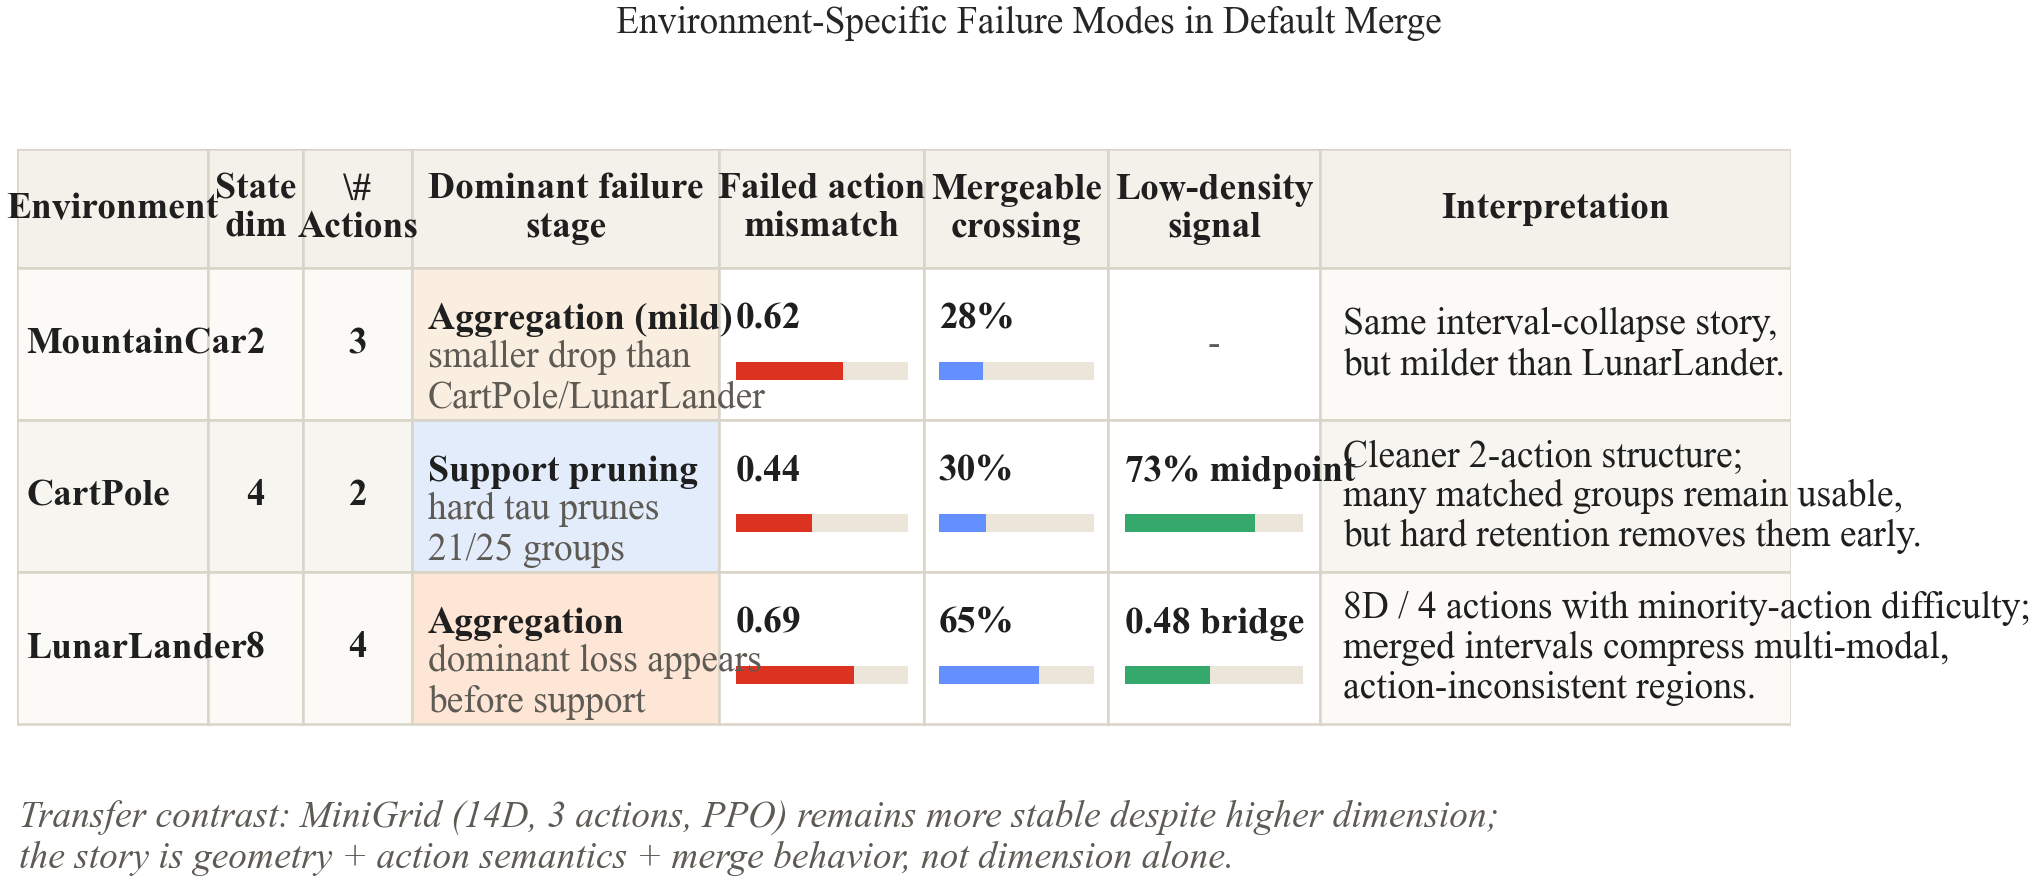

Python code for this plot:
#!/usr/bin/env python
"""Environment-specific failure modes.

Intended caption/message:
Failure mode differs by environment because policy geometry, action-space
structure, minority-action difficulty, low-density separation, and the merge
heuristic interact differently; raw state dimension alone is not enough.
"""
import sys, os
sys.path.insert(0, os.path.dirname(os.path.dirname(os.path.abspath(__file__))))

import matplotlib.pyplot as plt
from matplotlib.patches import Rectangle

from figures._style import COL2, apply_style, load_results, savefig


HEADER_BG = "#F4F1EA"
ROW_BG = "#FBFAF7"
ALT_ROW_BG = "#F7F5EF"
GRID = "#D9D4C8"
TEXT = "#1F1F1F"
SUBTLE = "#5E5A54"

STAGE_COLORS = {
    "Aggregation": "#FDE6D6",
    "Aggregation (mild)": "#F9EEDF",
    "Support pruning": "#E3ECFB",
}

METRIC_COLORS = {
    "mismatch": "#DC3220",
    "crossing": "#648FFF",
    "density": "#35A86B",
}


def _load_required(env_tag, filename):
    data = load_results(env_tag, filename)
    if data is None:
        raise FileNotFoundError(f"Missing {filename} for {env_tag}")
    return data


def _build_rows():
    mc_fd = _load_required("mountaincar_v0", "failure_decomposition.json")["summary"]
    mc_gd = _load_required("mountaincar_v0", "geometric_distortion.json")["comparison"]
    mc_bc = _load_required("mountaincar_v0", "boundary_crossing.json")["summary"]

    cp_fd = _load_required("cartpole_v1", "failure_decomposition.json")["summary"]
    cp_gd = _load_required("cartpole_v1", "geometric_distortion.json")["comparison"]
    cp_bc = _load_required("cartpole_v1", "boundary_crossing.json")["summary"]

    ll_fd = _load_required("lunarlander_v3", "failure_decomposition.json")["summary"]
    ll_gd = _load_required("lunarlander_v3", "geometric_distortion.json")["comparison"]
    ll_bc = _load_required("lunarlander_v3", "boundary_crossing.json")["summary"]

    # Validate the external-validity contrast artifact used in the footer note.
    _load_required("minigrid_dynamic_obstacles_8x8_v0", "external_validity.json")

    cp_pruned = int(round(cp_fd["match_hard_support"]["filtered_groups"]["mean"]))
    cp_matched = int(round(cp_fd["match_only"]["surviving_groups"]["mean"]))

    return [
        {
            "env": "MountainCar",
            "dim": "2",
            "actions": "3",
            "stage": "Aggregation (mild)",
            "stage_note": "smaller drop than\nCartPole/LunarLander",
            "mismatch_value": mc_gd["failed_merges"]["mean_action_mismatch"],
            "mismatch_text": f"{mc_gd['failed_merges']['mean_action_mismatch']:.2f}",
            "crossing_value": mc_bc["mergeable"]["mean_boundary_crossing_rate"],
            "crossing_text": f"{mc_bc['mergeable']['mean_boundary_crossing_rate']:.0%}",
            "density_value": None,
            "density_text": "-",
            "interpretation": "Same interval-collapse story,\nbut milder than LunarLander.",
        },
        {
            "env": "CartPole",
            "dim": "4",
            "actions": "2",
            "stage": "Support pruning",
            "stage_note": f"hard tau prunes\n{cp_pruned}/{cp_matched} groups",
            "mismatch_value": cp_gd["failed_merges"]["mean_action_mismatch"],
            "mismatch_text": f"{cp_gd['failed_merges']['mean_action_mismatch']:.2f}",
            "crossing_value": cp_bc["mergeable"]["mean_boundary_crossing_rate"],
            "crossing_text": f"{cp_bc['mergeable']['mean_boundary_crossing_rate']:.0%}",
            "density_value": cp_bc["mergeable"]["mean_midpoint_low_density"],
            "density_text": f"{cp_bc['mergeable']['mean_midpoint_low_density']:.0%} midpoint",
            "interpretation": "Cleaner 2-action structure;\nmany matched groups remain usable,\nbut hard retention removes them early.",
        },
        {
            "env": "LunarLander",
            "dim": "8",
            "actions": "4",
            "stage": "Aggregation",
            "stage_note": "dominant loss appears\nbefore support",
            "mismatch_value": ll_gd["failed_merges"]["mean_action_mismatch"],
            "mismatch_text": f"{ll_gd['failed_merges']['mean_action_mismatch']:.2f}",
            "crossing_value": ll_bc["mergeable"]["mean_boundary_crossing_rate"],
            "crossing_text": f"{ll_bc['mergeable']['mean_boundary_crossing_rate']:.0%}",
            "density_value": ll_gd["failed_merges"]["mean_bridge_rate"],
            "density_text": f"{ll_gd['failed_merges']['mean_bridge_rate']:.2f} bridge",
            "interpretation": "8D / 4 actions with minority-action difficulty;\nmerged intervals compress multi-modal,\naction-inconsistent regions.",
        },
    ]


def _draw_rect(ax, x, y, w, h, facecolor, edgecolor=GRID, linewidth=0.6):
    ax.add_patch(
        Rectangle(
            (x, y),
            w,
            h,
            facecolor=facecolor,
            edgecolor=edgecolor,
            linewidth=linewidth,
        )
    )


def _draw_text(ax, x, y, w, h, text, fontsize=9, weight="normal", color=TEXT, align="left"):
    if align == "left":
        tx = x + w * 0.05
        ha = "left"
    else:
        tx = x + w * 0.5
        ha = "center"
    ax.text(tx, y + h * 0.5, text, ha=ha, va="center", fontsize=fontsize, fontweight=weight, color=color)


def _draw_stage_cell(ax, x, y, w, h, stage, note):
    _draw_rect(ax, x, y, w, h, STAGE_COLORS.get(stage, ROW_BG))
    ax.text(x + w * 0.05, y + h * 0.34, stage, ha="left", va="center", fontsize=9, fontweight="bold", color=TEXT)
    ax.text(x + w * 0.05, y + h * 0.72, note, ha="left", va="center", fontsize=9, color=SUBTLE)


def _draw_metric_cell(ax, x, y, w, h, value, label, color):
    _draw_rect(ax, x, y, w, h, "#FFFFFF")
    if value is None:
        ax.text(x + w * 0.5, y + h * 0.5, "-", ha="center", va="center", fontsize=9, color=SUBTLE)
        return

    bar_x = x + w * 0.08
    bar_y = y + h * 0.62
    bar_w = w * 0.84
    bar_h = h * 0.12
    _draw_rect(ax, bar_x, bar_y, bar_w, bar_h, "#ECE6DA", edgecolor="none", linewidth=0.0)
    _draw_rect(ax, bar_x, bar_y, bar_w * max(0.0, min(1.0, value)), bar_h, color, edgecolor="none", linewidth=0.0)
    ax.text(x + w * 0.08, y + h * 0.34, label, ha="left", va="center", fontsize=9, fontweight="bold", color=TEXT)


def main():
    apply_style()
    rows = _build_rows()

    columns = [
        ("Environment", 1.40),
        ("State\ndim", 0.70),
        ("\\#\nActions", 0.80),
        ("Dominant failure\nstage", 2.25),
        ("Failed action\nmismatch", 1.50),
        ("Mergeable\ncrossing", 1.35),
        ("Low-density\nsignal", 1.55),
        ("Interpretation", 3.45),
    ]

    total_width = sum(width for _, width in columns)
    header_h = 0.82
    row_h = 1.05
    footer_h = 0.68
    total_height = header_h + len(rows) * row_h + footer_h

    fig, ax = plt.subplots(figsize=(COL2, 3.0))
    ax.set_xlim(0, total_width)
    ax.set_ylim(total_height, 0)
    ax.axis("off")

    x_positions = [0.0]
    for _, width in columns[:-1]:
        x_positions.append(x_positions[-1] + width)

    y = 0.0
    x = 0.0
    for header, width in columns:
        _draw_rect(ax, x, y, width, header_h, HEADER_BG)
        _draw_text(ax, x, y, width, header_h, header, fontsize=9, weight="bold", align="center")
        x += width

    for row_idx, row in enumerate(rows):
        y = header_h + row_idx * row_h
        base_bg = ROW_BG if row_idx % 2 == 0 else ALT_ROW_BG

        x = 0.0
        _draw_rect(ax, x, y, columns[0][1], row_h, base_bg)
        _draw_text(ax, x, y, columns[0][1], row_h, row["env"], fontsize=9, weight="bold")
        x += columns[0][1]

        _draw_rect(ax, x, y, columns[1][1], row_h, base_bg)
        _draw_text(ax, x, y, columns[1][1], row_h, row["dim"], fontsize=9, weight="bold", align="center")
        x += columns[1][1]

        _draw_rect(ax, x, y, columns[2][1], row_h, base_bg)
        _draw_text(ax, x, y, columns[2][1], row_h, row["actions"], fontsize=9, weight="bold", align="center")
        x += columns[2][1]

        _draw_stage_cell(ax, x, y, columns[3][1], row_h, row["stage"], row["stage_note"])
        x += columns[3][1]

        _draw_metric_cell(ax, x, y, columns[4][1], row_h, row["mismatch_value"], row["mismatch_text"], METRIC_COLORS["mismatch"])
        x += columns[4][1]

        _draw_metric_cell(ax, x, y, columns[5][1], row_h, row["crossing_value"], row["crossing_text"], METRIC_COLORS["crossing"])
        x += columns[5][1]

        _draw_metric_cell(ax, x, y, columns[6][1], row_h, row["density_value"], row["density_text"], METRIC_COLORS["density"])
        x += columns[6][1]

        _draw_rect(ax, x, y, columns[7][1], row_h, base_bg)
        _draw_text(ax, x, y, columns[7][1], row_h, row["interpretation"], fontsize=9)

    footer_text = (
        "Transfer contrast: MiniGrid (14D, 3 actions, PPO) remains more stable despite higher dimension;\n"
        "the story is geometry + action semantics + merge behavior, not dimension alone."
    )
    ax.text(0.02, total_height - 0.16, footer_text, ha="left", va="top", fontsize=9, color=SUBTLE, style="italic")

    fig.suptitle("Environment-Specific Failure Modes in Default Merge", fontsize=9, y=1.02)
    plt.tight_layout()
    savefig(fig, "fig_merge_stage_by_env")


if __name__ == "__main__":
    main()
